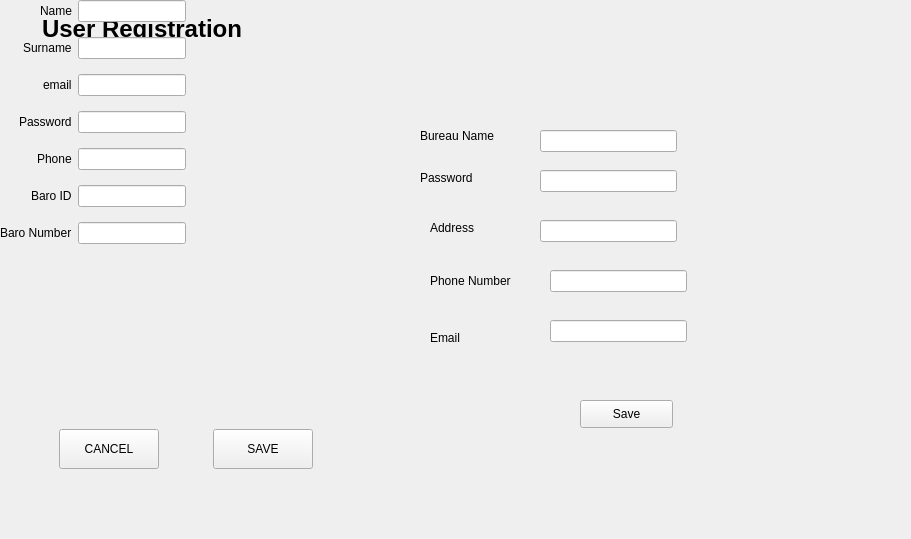
<?xml version="1.0" encoding="UTF-8"?>
<ui version="4.0">
 <class>FormRegisterPage</class>
 <widget class="QWidget" name="FormRegisterPage">
  <property name="geometry">
   <rect>
    <x>0</x>
    <y>0</y>
    <width>911</width>
    <height>539</height>
   </rect>
  </property>
  <property name="windowTitle">
   <string>User Registration</string>
  </property>
  <widget class="QLabel" name="labelTitle">
   <property name="geometry">
    <rect>
     <x>11</x>
     <y>11</y>
     <width>262</width>
     <height>36</height>
    </rect>
   </property>
   <property name="font">
    <font>
     <pointsize>18</pointsize>
     <weight>75</weight>
     <bold>true</bold>
    </font>
   </property>
   <property name="text">
    <string>User Registration</string>
   </property>
   <property name="alignment">
    <set>Qt::AlignCenter</set>
   </property>
  </widget>
  <widget class="QLineEdit" name="lineBureauAddress">
   <property name="geometry">
    <rect>
     <x>540</x>
     <y>220</y>
     <width>137</width>
     <height>22</height>
    </rect>
   </property>
  </widget>
  <widget class="QLineEdit" name="lineBureauPhone">
   <property name="geometry">
    <rect>
     <x>550</x>
     <y>270</y>
     <width>137</width>
     <height>22</height>
    </rect>
   </property>
  </widget>
  <widget class="QLineEdit" name="lineBureauEmail">
   <property name="geometry">
    <rect>
     <x>550</x>
     <y>320</y>
     <width>137</width>
     <height>22</height>
    </rect>
   </property>
  </widget>
  <widget class="QLabel" name="label">
   <property name="geometry">
    <rect>
     <x>420</x>
     <y>120</y>
     <width>81</width>
     <height>31</height>
    </rect>
   </property>
   <property name="text">
    <string>Bureau Name</string>
   </property>
  </widget>
  <widget class="QLabel" name="label_2">
   <property name="geometry">
    <rect>
     <x>420</x>
     <y>170</y>
     <width>55</width>
     <height>16</height>
    </rect>
   </property>
   <property name="text">
    <string>Password</string>
   </property>
  </widget>
  <widget class="QLabel" name="label_3">
   <property name="geometry">
    <rect>
     <x>430</x>
     <y>220</y>
     <width>55</width>
     <height>16</height>
    </rect>
   </property>
   <property name="text">
    <string>Address</string>
   </property>
  </widget>
  <widget class="QLabel" name="label_4">
   <property name="geometry">
    <rect>
     <x>430</x>
     <y>270</y>
     <width>91</width>
     <height>21</height>
    </rect>
   </property>
   <property name="text">
    <string>Phone Number</string>
   </property>
  </widget>
  <widget class="QLabel" name="label_5">
   <property name="geometry">
    <rect>
     <x>430</x>
     <y>330</y>
     <width>55</width>
     <height>16</height>
    </rect>
   </property>
   <property name="text">
    <string>Email</string>
   </property>
  </widget>
  <widget class="QPushButton" name="BureauSave">
   <property name="geometry">
    <rect>
     <x>580</x>
     <y>400</y>
     <width>93</width>
     <height>28</height>
    </rect>
   </property>
   <property name="text">
    <string>Save</string>
   </property>
  </widget>
  <widget class="QWidget" name="">
   <layout class="QVBoxLayout" name="verticalLayout_FieldsAndPermissions">
    <item>
     <layout class="QFormLayout" name="formLayout_Fields">
      <property name="labelAlignment">
       <set>Qt::AlignRight|Qt::AlignTrailing|Qt::AlignVCenter</set>
      </property>
      <property name="verticalSpacing">
       <number>15</number>
      </property>
      <item row="0" column="0">
       <widget class="QLabel" name="USERNAME">
        <property name="text">
         <string>Name</string>
        </property>
       </widget>
      </item>
      <item row="0" column="1">
       <widget class="QLineEdit" name="lineName"/>
      </item>
      <item row="1" column="0">
       <widget class="QLabel" name="PASSWORD">
        <property name="text">
         <string>Surname</string>
        </property>
       </widget>
      </item>
      <item row="1" column="1">
       <widget class="QLineEdit" name="lineSurname"/>
      </item>
      <item row="2" column="0">
       <widget class="QLabel" name="full_name">
        <property name="text">
         <string>email</string>
        </property>
       </widget>
      </item>
      <item row="2" column="1">
       <widget class="QLineEdit" name="lineEmail"/>
      </item>
      <item row="3" column="0">
       <widget class="QLabel" name="EMAIL">
        <property name="text">
         <string>Password</string>
        </property>
       </widget>
      </item>
      <item row="3" column="1">
       <widget class="QLineEdit" name="linePassword"/>
      </item>
      <item row="4" column="0">
       <widget class="QLabel" name="Phone">
        <property name="text">
         <string>Phone</string>
        </property>
       </widget>
      </item>
      <item row="4" column="1">
       <widget class="QLineEdit" name="linePhone"/>
      </item>
      <item row="5" column="0">
       <widget class="QLabel" name="is_active">
        <property name="text">
         <string>Baro ID</string>
        </property>
       </widget>
      </item>
      <item row="5" column="1">
       <widget class="QLineEdit" name="lineBaroId"/>
      </item>
      <item row="6" column="0">
       <widget class="QLabel" name="created_at">
        <property name="text">
         <string>Baro Number</string>
        </property>
       </widget>
      </item>
      <item row="6" column="1">
       <widget class="QLineEdit" name="lineBaroNumber"/>
      </item>
     </layout>
    </item>
   </layout>
  </widget>
  <widget class="QLineEdit" name="lineBureauName">
   <property name="geometry">
    <rect>
     <x>540</x>
     <y>130</y>
     <width>137</width>
     <height>22</height>
    </rect>
   </property>
  </widget>
  <widget class="QLineEdit" name="lineBureauPassword">
   <property name="geometry">
    <rect>
     <x>540</x>
     <y>170</y>
     <width>137</width>
     <height>22</height>
    </rect>
   </property>
  </widget>
  <widget class="QPushButton" name="save">
   <property name="geometry">
    <rect>
     <x>213</x>
     <y>429</y>
     <width>100</width>
     <height>40</height>
    </rect>
   </property>
   <property name="minimumSize">
    <size>
     <width>100</width>
     <height>40</height>
    </size>
   </property>
   <property name="text">
    <string>SAVE</string>
   </property>
  </widget>
  <widget class="QPushButton" name="cancel">
   <property name="geometry">
    <rect>
     <x>59</x>
     <y>429</y>
     <width>100</width>
     <height>40</height>
    </rect>
   </property>
   <property name="minimumSize">
    <size>
     <width>100</width>
     <height>40</height>
    </size>
   </property>
   <property name="text">
    <string>CANCEL</string>
   </property>
  </widget>
 </widget>
 <resources/>
 <connections/>
</ui>
